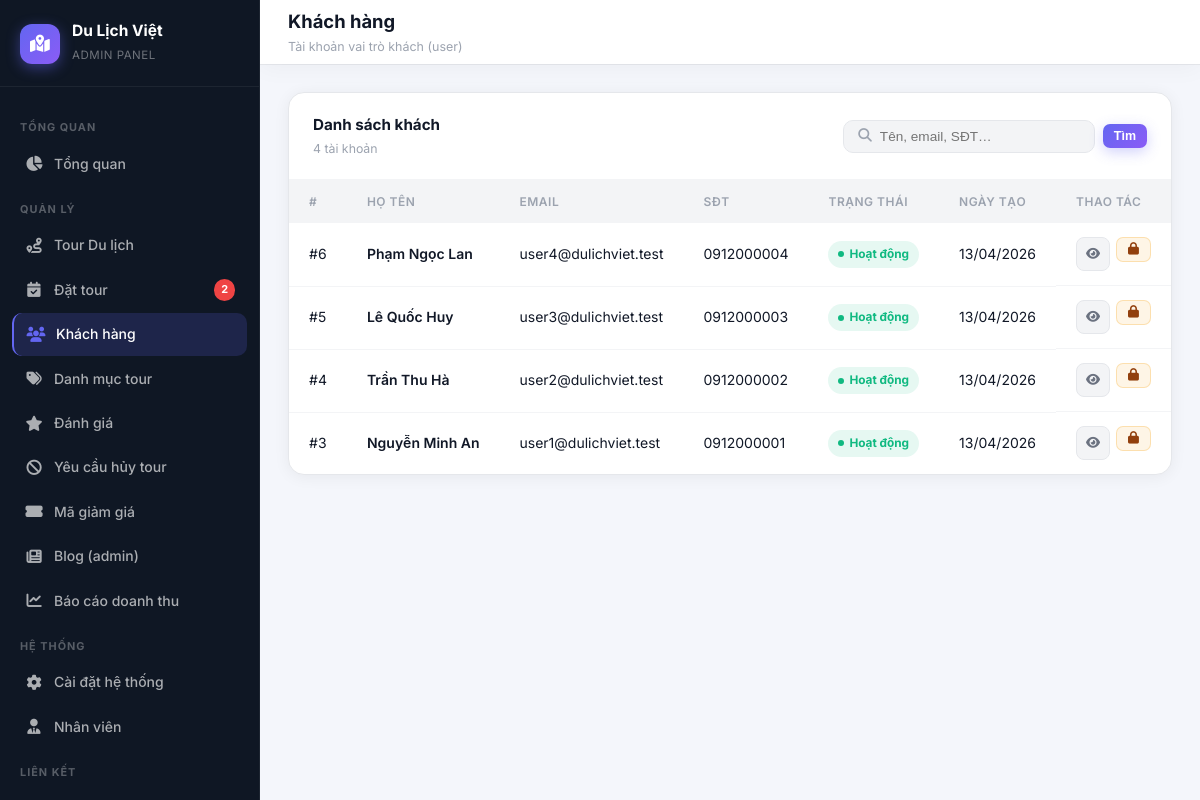
The page /admin/users/list.php (signed in) on the database its author committed.
### tables this page shows
CREATE TABLE `users` (
  `id` INT UNSIGNED NOT NULL AUTO_INCREMENT,
  `full_name` VARCHAR(120) NOT NULL,
  `email` VARCHAR(190) NOT NULL,
  `password` VARCHAR(255) NOT NULL,
  `phone` VARCHAR(20) NOT NULL DEFAULT '',
  `role` ENUM('user','staff','admin') NOT NULL DEFAULT 'user',
  `is_active` TINYINT(1) NOT NULL DEFAULT 1,
  `created_at` DATETIME NOT NULL DEFAULT CURRENT_TIMESTAMP,
  `updated_at` DATETIME NULL DEFAULT NULL ON UPDATE CURRENT_TIMESTAMP,
  PRIMARY KEY (`id`),
  UNIQUE KEY `uq_users_email` (`email`),
  KEY `idx_users_role` (`role`)
);

### admin/users/list.php (the view, shortened to what this page needs)
<?php
require_once dirname(__DIR__, 2) . '/includes/db.php';
$q = trim((string) ($_GET['q'] ?? ''));
$users = [];
try {
    $sql = "SELECT id, full_name, email, phone, is_active, created_at
            FROM users
            WHERE role = 'user'";
    $params = [];
    $sql .= " ORDER BY id DESC";
    $stmt = $pdo->prepare($sql);
    $stmt->execute($params);
    $users = $stmt->fetchAll();
} catch (Throwable) {
    $users = [];
}
function h(mixed $v): string
{
    return htmlspecialchars((string) $v, ENT_QUOTES, 'UTF-8');
}
require dirname(__DIR__, 2) . '/includes/admin_header.php';
?>
<div class="data-card">
  <div class="data-card-header">
    <div>
      <div class="data-card-title">Danh sách khách</div>
      <div class="data-card-sub"><?= count($users) ?> tài khoản</div>
    </div>
    <form method="get" style="display:flex;gap:8px;align-items:center">
      <div class="search-bar">
        <i class="fas fa-search"></i>
        <input type="text" name="q" value="<?= h($q) ?>" placeholder="Tên, email, SĐT…" />
      </div>
      <button type="submit" class="btn btn-primary btn-sm">Tìm</button>
    </form>
  </div>
  <div style="overflow-x:auto">
    <table class="admin-table">
      <thead>
        <tr>
          <th>#</th>
          <th>Họ tên</th>
          <th>Email</th>
          <th>SĐT</th>
          <th>Trạng thái</th>
          <th>Ngày tạo</th>
          <th class="cell-right">Thao tác</th>
        </tr>
      </thead>
      <tbody>
        <?php if (empty($users)): ?>
          <tr><td colspan="7"><div class="empty-state"><i class="fas fa-users"></i><p>Chưa có khách.</p></div></td></tr>
        <?php else: ?>
          <?php foreach ($users as $u): ?>
            <tr>
              <td>#<?= (int) $u['id'] ?></td>
              <td class="cell-bold"><?= h($u['full_name']) ?></td>
              <td><?= h($u['email']) ?></td>
              <td class="cell-muted"><?= h($u['phone']) ?></td>
              <td>
                <?php if ((int) $u['is_active'] === 1): ?>
                  <span class="badge badge-success"><span class="badge-dot"></span>Hoạt động</span>
                <?php else: ?>
                  <span class="badge badge-danger"><span class="badge-dot"></span>Đã khóa</span>
                <?php endif; ?>
              </td>
              <td class="cell-muted"><?= date('d/m/Y', strtotime((string) $u['created_at'])) ?></td>
              <td class="cell-right" style="display:flex;gap:6px;justify-content:flex-end;flex-wrap:wrap">
                <a href="detail.php?id=<?= (int) $u['id'] ?>" class="btn btn-ghost btn-sm btn-icon" title="Chi tiết"><i class="fas fa-eye"></i></a>
                <form method="post" action="toggle_status.php" style="margin:0">
                  <button type="submit" class="btn btn-warning-ghost btn-sm" title="Bật/tắt tài khoản">
                    <i class="fas fa-<?= (int) $u['is_active'] === 1 ? 'lock' : 'unlock' ?>"></i>
                  </button>
                </form>
              </td>
            </tr>
          <?php endforeach; ?>
        <?php endif; ?>
      </tbody>
    </table>
  </div>
</div>
<?php require dirname(__DIR__, 2) . '/includes/admin_footer.php'; ?>

### assets/css/admin.css (style rules this page uses)
:root { --sidebar-width: 260px; --sidebar-bg: #0f1724; --sidebar-border: rgba(255,255,255,0.06); --sidebar-text: rgba(255,255,255,0.65); --sidebar-text-active: #ffffff; --sidebar-active-bg: rgba(99,102,241,0.18); --sidebar-active-border: #6366f1; --topbar-height: 64px; --topbar-bg: #ffffff; --topbar-shadow: 0 1px 0 rgba(0,0,0,0.06), 0 4px 24px rgba(0,0,0,0.04); --page-bg: #f4f6fb; --card-bg: #ffffff; --card-radius: 16px; --card-shadow: 0 2px 16px rgba(0,0,0,0.06); --card-shadow-hover: 0 8px 32px rgba(0,0,0,0.12); --primary: #6366f1; --primary-dark: #4f46e5; --primary-light: rgba(99,102,241,0.1); --success: #10b981; --success-light: rgba(16,185,129,0.1); --warning: #f59e0b; --warning-light: rgba(245,158,11,0.1); --danger: #ef4444; --danger-light: rgba(239,68,68,0.1); --info: #3b82f6; --info-light: rgba(59,130,246,0.1); --text-primary: #111827; --text-secondary: #6b7280; --text-muted: #9ca3af; --border: #e5e7eb; --border-light: #f3f4f6; --transition: 0.2s cubic-bezier(0.4,0,0.2,1); }
* { margin: 0; padding: 0; box-sizing: border-box; }
html, body { font-family: 'Inter', -apple-system, BlinkMacSystemFont, 'Segoe UI', sans-serif; background: var(--page-bg); color: var(--text-primary); line-height: 1.6; min-height: 100vh; }
.data-card { background: var(--card-bg); border-radius: var(--card-radius); box-shadow: var(--card-shadow); border: 1px solid var(--border); overflow: hidden; margin-bottom: 24px; }
.data-card-header { display: flex; align-items: center; justify-content: space-between; padding: 20px 24px; border-bottom: 1px solid var(--border-light); }
.data-card-title { font-size: 0.95rem; font-weight: 700; color: var(--text-primary); }
.data-card-sub { font-size: 0.77rem; color: var(--text-muted); margin-top: 2px; }
.search-bar { display: flex; align-items: center; gap: 8px; background: var(--border-light); border: 1px solid var(--border); border-radius: 10px; padding: 8px 14px; }
.search-bar input { border: none; background: transparent; outline: none; font-size: 0.85rem; color: var(--text-primary); width: 200px; }
.search-bar i { color: var(--text-muted); font-size: 0.85rem; }
.admin-table { width: 100%; border-collapse: collapse; }
.admin-table thead th { background: var(--border-light); padding: 12px 20px; text-align: left; font-size: 0.75rem; font-weight: 600; color: var(--text-muted); text-transform: uppercase; letter-spacing: 0.5px; white-space: nowrap; }
.admin-table tbody td { padding: 14px 20px; font-size: 0.875rem; color: var(--text-primary); border-bottom: 1px solid var(--border-light); vertical-align: middle; }
.admin-table tbody tr:last-child td { border-bottom: none; }
.cell-bold { font-weight: 600; }
.cell-muted { color: var(--text-muted); font-size: 0.8rem; }
.cell-right { text-align: right; }
.badge { display: inline-flex; align-items: center; gap: 5px; padding: 4px 10px; border-radius: 999px; font-size: 0.74rem; font-weight: 700; white-space: nowrap; }
.badge-dot { width: 6px; height: 6px; border-radius: 50%; }
.badge-success { background: var(--success-light); color: var(--success); }
.badge-success .badge-dot { background: var(--success); }
.btn { display: inline-flex; align-items: center; gap: 6px; padding: 8px 15px; border-radius: 9px; font-size: 0.82rem; font-weight: 600; cursor: pointer; border: none; text-decoration: none; transition: all var(--transition); white-space: nowrap; }
.btn-primary { background: linear-gradient(135deg, #6366f1, #8b5cf6); color: white; box-shadow: 0 4px 14px rgba(99,102,241,0.3); }
.btn-ghost { background: var(--border-light); color: var(--text-secondary); border: 1px solid var(--border); }
.btn-warning-ghost { background: var(--warning-light); color: #92400e; border: 1px solid rgba(245,158,11,0.25); }
.btn-sm { padding: 5px 11px; font-size: 0.78rem; border-radius: 7px; gap: 4px; }
.btn-icon { width: 34px; height: 34px; padding: 0; border-radius: 8px; justify-content: center; }

### rows shown on the page
users: id "6", full_name "Phạm Ngọc Lan", email "user4@dulichviet.test", phone "0912000004", is_active 1 (drawn), created_at "13/04/2026"
users: id "5", full_name "Lê Quốc Huy", email "user3@dulichviet.test", phone "0912000003", is_active 1 (drawn), created_at "13/04/2026"
users: id "4", full_name "Trần Thu Hà", email "user2@dulichviet.test", phone "0912000002", is_active 1 (drawn), created_at "13/04/2026"
users: id "3", full_name "Nguyễn Minh An", email "user1@dulichviet.test", phone "0912000001", is_active 1 (drawn), created_at "13/04/2026"

### other values the page prints
$pendingCount "2"
adminH($pageTitle) "Khách hàng"
adminH($pageSubtitle) "Tài khoản vai trò khách (user)"
count($users) "4"
